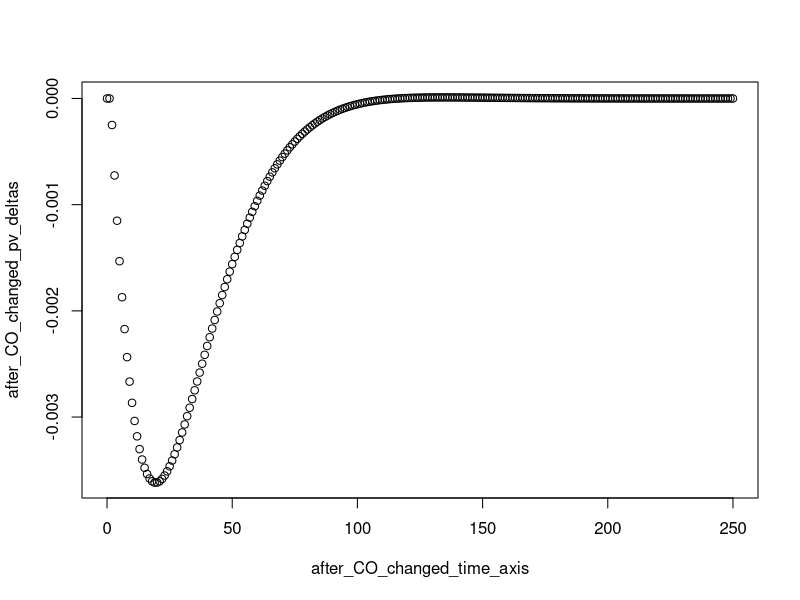
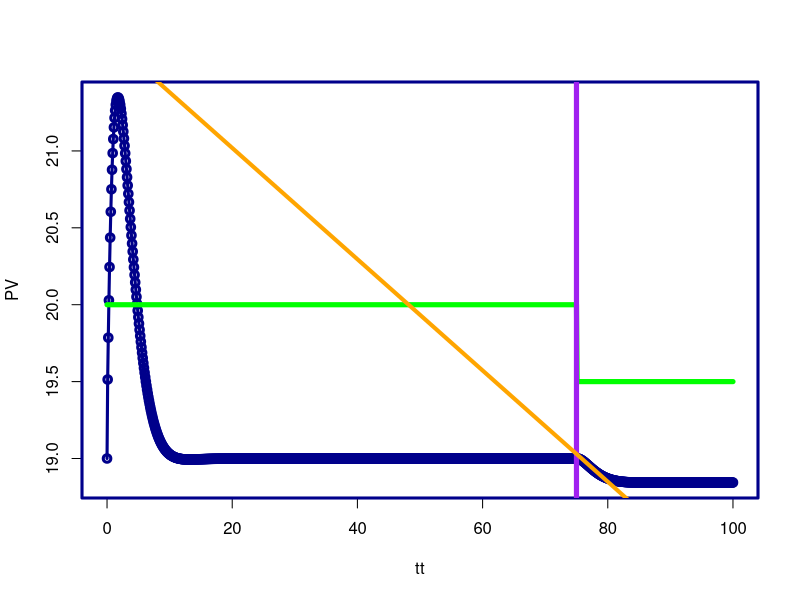
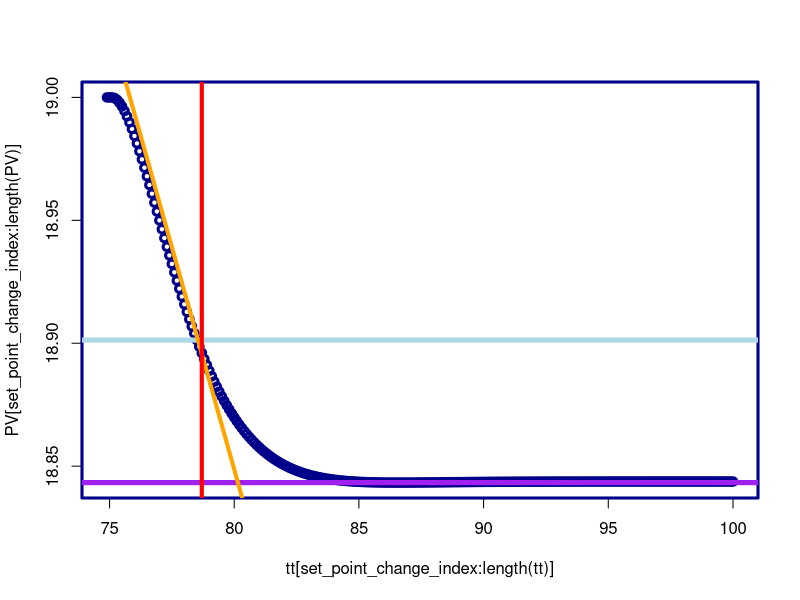

Generate these figures, in order, with R:
# Simulation for cooling a laser temperature block connected to an adaptive material, which has as heat cooling pump
# author: William Gillespie

# BEWARE: this script needs some fixing.

# made with some inspiration from http://oddhypothesis.blogspot.com/2013/02/pid-control-r.html

# helper functions
next_ambient_temperature = function(amb_temp_prev, amb_temp_mean) {
  next_temp = amb_temp_mean + (amb_temp_prev - amb_temp_mean) * 0.9 + rnorm(1) * 0.2
  return(next_temp)
}

next_laser_delta = function(the_laser_temp,
                            the_adp_mat_temp,
                            the_laser_to_adp_mat_transfer_coeff,
                            the_air_to_laser_transfer_coeff,
                            the_amb_temp){
  #'@return: returns the change in the temperature of the laser for the next time tick
  laser_heating_delta = 3.4 # + 0.05 * rnorm(1) # maybe add randomness later
  # the delta temp for the temperature transfered out of the laser to the adaptive material
  the_laser_delta = the_laser_to_adp_mat_transfer_coeff * (the_adp_mat_temp - the_laser_temp)
  # the delta temp for the laser / ambient temperature temperature transfer
  the_amb_temp_to_laser_delta = the_air_to_laser_transfer_coeff * (the_amb_temp - the_laser_temp)
  # the sum of the above two terms is the change in the laser's temperature
  return(laser_heating_delta + the_laser_delta + the_amb_temp_to_laser_delta)
}

next_adaptive_material_delta = function(the_laser_temp,
                                       the_adp_mat_temp,
                                       the_laser_to_adp_mat_transfer_coeff,
                                       the_air_to_adp_mat_transfer_coeff,
                                       the_amb_temp) {
  #'@return: returns the change in the adaptive material for the next time tick
  # the delta temp for the temperature transfered out of the laser to the adaptive material
  adp_mat_delta = the_laser_to_adp_mat_transfer_coeff * (the_laser_temp - the_adp_mat_temp)
  # the delta temp for the adaptive material / ambient temperature transfer
  the_amb_temp_to_adp_mat_delta = the_air_to_adp_mat_transfer_coeff * (the_amb_temp - the_adp_mat_temp)
  # the sum of the above two terms is the change in the adaptive material's temperature
  return(adp_mat_delta + the_amb_temp_to_adp_mat_delta)
}

#-------- START OF SIMULATION --------#

# temperatures of objects
laser_temp_start = 19
laser_goal_temp = 20
subsequent_laser_goal_temp = 19.5
adaptive_material_temp_start = 19
ambient_temp_start = 22

# heat transfer coefficients
transfer_coeff_laser_to_adaptive_material = 0.1
#transfer_coeff_air_to_laser = 0.01
#transfer_coeff_air_to_adaptive_material = 0.005
transfer_coeff_air_to_laser = 0.1
transfer_coeff_air_to_adaptive_material = 0.5
# miscelaneous constants
mean_ambient_temp = 22.0

# time tick
delta_t = 0.1

#gain constants
# kp = -0.5
# ki = -0.5
# kd = -3.0
kp = -.5
ki = 0
kd = 0


max_time = 100
tt = seq(0, max_time, by=delta_t)

# initialize the following to a vector of zeros
# as long as the time variable tt
# - PV, process variable (laser temp)
# - AM, adaptive material temperature
# - CO, control output
PV = AM = CO = rep(0, length(tt))

PV[1] = laser_temp_start # initial state of the process variable (laser temperature)
AM[1] = adaptive_material_temp_start # initial state of the adaptive material

# - Error (is also the proportional error)
# - EI, error integral
# - ED, error derivative
E = EI = ED = rep(0, length(tt))
E[1] = 1
EI[1] = 0
ED[1] = 0
CO[1] = kp * E[1] + ki * EI[1] + kd * ED[1]

# - AT, ambient temperature array

AT = rep(0, length(tt))
AT[1] = ambient_temp_start

# - arrays of the temp changes of the lasers and adaptive material
laser_deltas = adaptive_material_deltas = rep(0, length(tt))
# initialize the first adaptive material delta so that I can use it in the loop below
adaptive_material_deltas[1] = next_adaptive_material_delta(the_laser_temp = PV[1],
                                                          the_adp_mat_temp = AM[1],
                                                          the_laser_to_adp_mat_transfer_coeff = transfer_coeff_laser_to_adaptive_material,
                                                          the_air_to_adp_mat_transfer_coeff = transfer_coeff_air_to_adaptive_material,
                                                          the_amb_temp = AT[1])
laser_deltas[1] = next_laser_delta(the_laser_temp = PV[1],
                                   the_adp_mat_temp = AM[1],
                                   the_laser_to_adp_mat_transfer_coeff = transfer_coeff_laser_to_adaptive_material,
                                   the_air_to_laser_transfer_coeff = transfer_coeff_air_to_laser,
                                   the_amb_temp = AT[1])

set_point_change_index = floor(length(tt) * 3 / 4)

# the set points over time (can be constant or change)
set_points = rep(laser_goal_temp, length(tt))
set_points[which(tt > floor(set_point_change_index * delta_t))] = subsequent_laser_goal_temp


print(set_points)
print(length(set_points))
print(set_point_change_index)
for(i in 2:length(tt)) {
  AM[i] = AM[i-1] + (adaptive_material_deltas[i-1] + CO[i-1]) * delta_t
  PV[i] = PV[i-1] + laser_deltas[i-1] * delta_t
  adaptive_material_deltas[i] = next_adaptive_material_delta(the_laser_temp = PV[i],
                                                 the_adp_mat_temp = AM[i],
                                                 the_laser_to_adp_mat_transfer_coeff = transfer_coeff_laser_to_adaptive_material,
                                                 the_air_to_adp_mat_transfer_coeff = transfer_coeff_air_to_adaptive_material,
                                                 the_amb_temp = AT[i])
  laser_deltas[i] = next_laser_delta(the_laser_temp = PV[i],
                                      the_adp_mat_temp = AM[i],
                                      the_laser_to_adp_mat_transfer_coeff = transfer_coeff_laser_to_adaptive_material,
                                      the_air_to_laser_transfer_coeff = transfer_coeff_air_to_laser,
                                      the_amb_temp = AT[i])
  PV[i] = PV[i] + laser_deltas[i] * delta_t
  
  # calculate the proportional, integral, and derivative errors
  E[i] = PV[i] - set_points[i]
  EI[i] = EI[i-1] + E[i] * delta_t
  ED[i] = (E[i] - E[i-1]) / delta_t
  
  # use the PID Errors to calculate the control output
  CO[i] = kp * E[i] + ki * EI[i] + kd * ED[i]
  
  AT[i] = next_ambient_temperature(amb_temp_prev = AT[i-1], amb_temp_mean = mean_ambient_temp)
}

#--- START OF ZIEGLER NICHOLS ---#
after_CO_changed_index = floor(set_point_change_index)
after_CO_changed_slice = PV[after_CO_changed_index:length(PV)]

#calculating delta PV
min_pv_after_change = min(after_CO_changed_slice)
steady_pv_right_before_co_change = PV[after_CO_changed_index - 1]

#calculating CO before change to then calculate delta CO
CO_before_change = CO[set_point_change_index - 1]

delta_PV = min_pv_after_change - steady_pv_right_before_co_change

# find inflection point
after_CO_changed_pv_deltas = rep(0, length(after_CO_changed_slice) - 1)
after_CO_changed_time_axis = seq(0, length(after_CO_changed_pv_deltas) - 1)
for(i in 1:length(after_CO_changed_slice) - 1)
  after_CO_changed_pv_deltas[i] = after_CO_changed_slice[i+1] - after_CO_changed_slice[i]

plot(after_CO_changed_time_axis, after_CO_changed_pv_deltas)
index_of_min_element = which.min(after_CO_changed_pv_deltas)
minimum_value = min(after_CO_changed_slice)
maximum_value = max(after_CO_changed_slice)
derivative = min(after_CO_changed_pv_deltas) / delta_t # dividing by delta t is important!!
value_at_63_percent_of_min = 0.63 * (minimum_value - maximum_value) + maximum_value

x_offset = floor((set_point_change_index + index_of_min_element) * .1)
y_value_at_min_derivative = after_CO_changed_slice[index_of_min_element]
y_intercept = y_value_at_min_derivative - derivative * x_offset

offset_index = after_CO_changed_index + index_of_min_element

# now I will find tau_start and tau_end
tau_xcoord_start = (subsequent_laser_goal_temp - y_intercept) / derivative
tau_xcoord_end = 0
for(j in 2:length(after_CO_changed_slice)){
  if(value_at_63_percent_of_min <= after_CO_changed_slice[j-1] && value_at_63_percent_of_min >= after_CO_changed_slice[j]){
    tau_xcoord_end = (j - 1) * 0.1 + floor(set_point_change_index * 0.1)
    break
  }
}

t_d_length = tau_xcoord_start - floor(set_point_change_index * 0.1)
tau_length = tau_xcoord_end - tau_xcoord_start

#--- may also need to compute lambda (example in the bat book on pid tuning)


#plots the process variable (laser temperature)
par(col = 'darkblue', lwd = 3)
plot(tt, PV)
lines(tt, PV)

# plots the setpoints over time
par(col = 'green', lwd = 5)
lines(tt, set_points, type='l')
abline(v=floor(set_point_change_index * delta_t), col = 'purple')

par(col = 'orange', lwd = 4)
abline(a = y_intercept, b = derivative)

par(col = 'darkblue', lwd = 3)
plot(tt[set_point_change_index:length(tt)], PV[set_point_change_index:length(PV)])
par(col = 'green', lwd = 5)
abline(a = laser_goal_temp, b = 0.0)
par(col = 'purple', lwd = 5)
abline(a = minimum_value, b = 0.0)
par(col = 'lightblue', lwd = 5)
abline(a = value_at_63_percent_of_min, b = 0.0)
par(col = 'orange', lwd = 4)
abline(a = y_intercept, b = derivative)
par(col = 'red', lwd = 4)
abline(v = tau_xcoord_start)
abline(v = tau_xcoord_end)

rm(list = ls())













